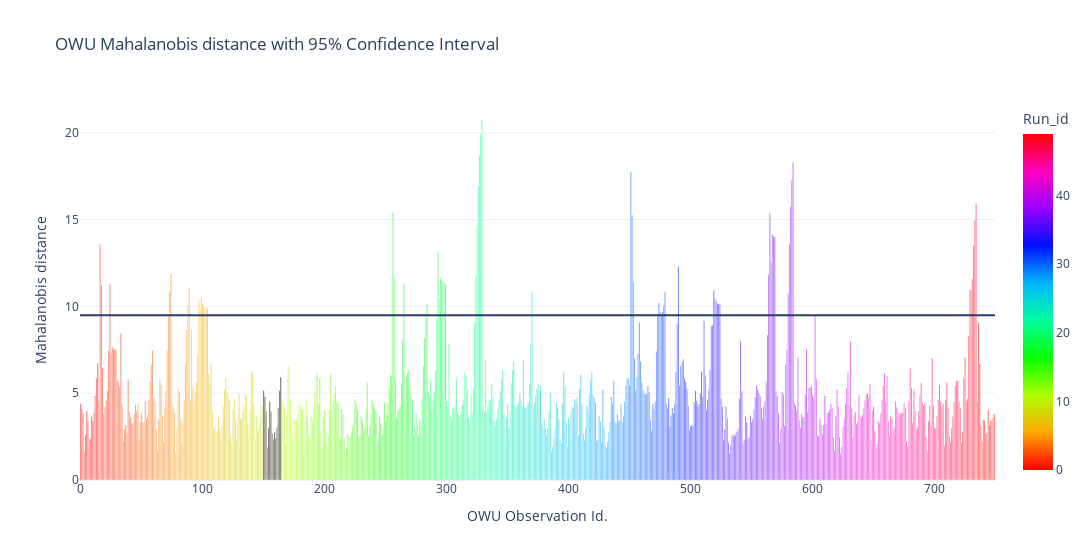

The notebook cell saved with this chart:
### Code cell
plot_mahalanobis_distance_owu(owu, highlight_run=10, width=1400)

### Figure 1 — Plotly figure (JSON) as saved in the notebook; plotly's stock layout.template omitted (floating-point values rounded to 4 significant figures; data arrays with more than 128 entries replaced by an {"elided": "..."} marker saying what was removed)
{"data": [{"alignmentgroup": "True", "hovertemplate": "OWU Observation Id.=%{x}<br>Mahalanobis distance=%{y}<br>Run_id=%{marker.color}<extra></extra>", "legendgroup": "", "marker": {"color": {"elided": "750 int values"}, "coloraxis": "coloraxis", "pattern": {"shape": ""}}, "name": "", "offsetgroup": "", "orientation": "v", "showlegend": false, "textposition": "auto", "type": "bar", "x": {"elided": "750 int values"}, "xaxis": "x", "y": {"elided": "750 float values"}, "yaxis": "y"}, {"marker": {"color": "black"}, "type": "bar", "x": [150, 151, 152, 153, 154, 155, 156, 157, 158, 159, 160, 161, 162, 163, 164], "y": [5.15, 4.798, 3.946, 1.887, 2.994, 4.501, 3.94, 2.675, 2.343, 2.762, 2.417, 3.025, 4.133, 5.155, 5.929]}], "layout": {"barmode": "overlay", "coloraxis": {"colorbar": {"title": {"text": "Run_id"}}, "colorscale": [[0, "#ff0000"], [0.1111, "#ffa700"], [0.2222, "#afff00"], [0.3333, "#08ff00"], [0.4444, "#00ff9f"], [0.5556, "#00b7ff"], [0.6667, "#0010ff"], [0.7778, "#9700ff"], [0.8889, "#ff00bf"], [1, "#ff0000"]], "showscale": true}, "legend": {"tracegroupgap": 0}, "shapes": [{"type": "line", "x0": 0, "x1": 1, "xref": "x domain", "y0": 9.488, "y1": 9.488, "yref": "y"}], "showlegend": false, "title": {"text": "OWU Mahalanobis distance with 95% Confidence Interval"}, "width": 1400, "xaxis": {"anchor": "y", "domain": [0, 1], "title": {"text": "OWU Observation Id."}}, "yaxis": {"anchor": "x", "domain": [0, 1], "title": {"text": "Mahalanobis distance"}}}}
